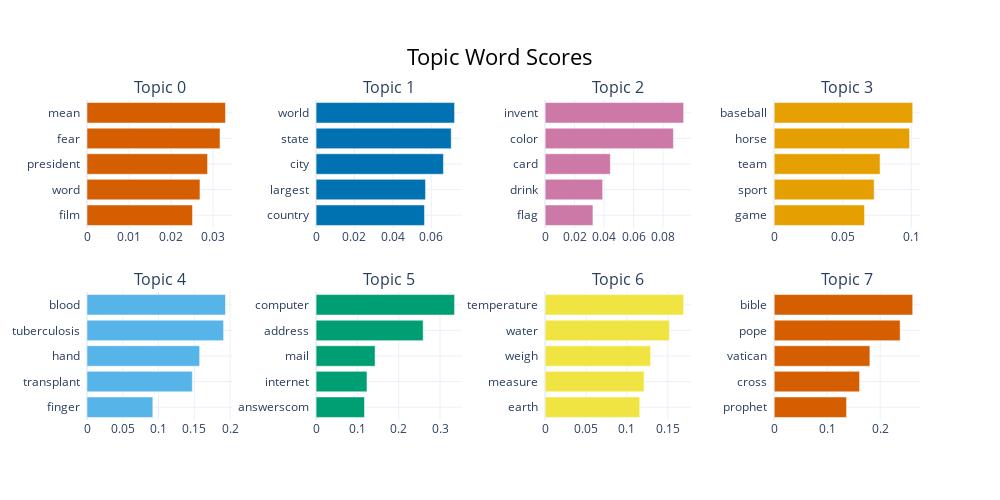

The code cell stored with this chart in its notebook:
### Code cell
ten_topic_model.visualize_barchart()

### Figure 1 — Plotly figure (JSON) as saved in the notebook; plotly's stock layout.template omitted (floating-point values rounded to 4 significant figures)
{"data": [{"marker": {"color": "#D55E00"}, "orientation": "h", "type": "bar", "x": [0.02511, 0.02688, 0.02869, 0.03165, 0.03296], "xaxis": "x", "y": ["film  ", "word  ", "president  ", "fear  ", "mean  "], "yaxis": "y"}, {"marker": {"color": "#0072B2"}, "orientation": "h", "type": "bar", "x": [0.05649, 0.05701, 0.06634, 0.07039, 0.07214], "xaxis": "x2", "y": ["country  ", "largest  ", "city  ", "state  ", "world  "], "yaxis": "y2"}, {"marker": {"color": "#CC79A7"}, "orientation": "h", "type": "bar", "x": [0.03243, 0.039, 0.04422, 0.08704, 0.09397], "xaxis": "x3", "y": ["flag  ", "drink  ", "card  ", "color  ", "invent  "], "yaxis": "y3"}, {"marker": {"color": "#E69F00"}, "orientation": "h", "type": "bar", "x": [0.06589, 0.07293, 0.07725, 0.09879, 0.1011], "xaxis": "x4", "y": ["game  ", "sport  ", "team  ", "horse  ", "baseball  "], "yaxis": "y4"}, {"marker": {"color": "#56B4E9"}, "orientation": "h", "type": "bar", "x": [0.09198, 0.1472, 0.1574, 0.1909, 0.1935], "xaxis": "x5", "y": ["finger  ", "transplant  ", "hand  ", "tuberculosis  ", "blood  "], "yaxis": "y5"}, {"marker": {"color": "#009E73"}, "orientation": "h", "type": "bar", "x": [0.1172, 0.1231, 0.1427, 0.2591, 0.3351], "xaxis": "x6", "y": ["answerscom  ", "internet  ", "mail  ", "address  ", "computer  "], "yaxis": "y6"}, {"marker": {"color": "#F0E442"}, "orientation": "h", "type": "bar", "x": [0.1157, 0.1209, 0.129, 0.152, 0.1693], "xaxis": "x7", "y": ["earth  ", "measure  ", "weigh  ", "water  ", "temperature  "], "yaxis": "y7"}, {"marker": {"color": "#D55E00"}, "orientation": "h", "type": "bar", "x": [0.1365, 0.1611, 0.1805, 0.2376, 0.2614], "xaxis": "x8", "y": ["prophet  ", "cross  ", "vatican  ", "pope  ", "bible  "], "yaxis": "y8"}], "layout": {"annotations": [{"font": {"size": 16}, "showarrow": false, "text": "Topic 0", "x": 0.0875, "xanchor": "center", "xref": "paper", "y": 1, "yanchor": "bottom", "yref": "paper"}, {"font": {"size": 16}, "showarrow": false, "text": "Topic 1", "x": 0.3625, "xanchor": "center", "xref": "paper", "y": 1, "yanchor": "bottom", "yref": "paper"}, {"font": {"size": 16}, "showarrow": false, "text": "Topic 2", "x": 0.6375, "xanchor": "center", "xref": "paper", "y": 1, "yanchor": "bottom", "yref": "paper"}, {"font": {"size": 16}, "showarrow": false, "text": "Topic 3", "x": 0.9125, "xanchor": "center", "xref": "paper", "y": 1, "yanchor": "bottom", "yref": "paper"}, {"font": {"size": 16}, "showarrow": false, "text": "Topic 4", "x": 0.0875, "xanchor": "center", "xref": "paper", "y": 0.4, "yanchor": "bottom", "yref": "paper"}, {"font": {"size": 16}, "showarrow": false, "text": "Topic 5", "x": 0.3625, "xanchor": "center", "xref": "paper", "y": 0.4, "yanchor": "bottom", "yref": "paper"}, {"font": {"size": 16}, "showarrow": false, "text": "Topic 6", "x": 0.6375, "xanchor": "center", "xref": "paper", "y": 0.4, "yanchor": "bottom", "yref": "paper"}, {"font": {"size": 16}, "showarrow": false, "text": "Topic 7", "x": 0.9125, "xanchor": "center", "xref": "paper", "y": 0.4, "yanchor": "bottom", "yref": "paper"}], "height": 500, "hoverlabel": {"bgcolor": "white", "font": {"family": "Rockwell", "size": 16}}, "showlegend": false, "title": {"font": {"color": "Black", "size": 22}, "text": "Topic Word Scores", "x": 0.5, "xanchor": "center", "yanchor": "top"}, "width": 1000, "xaxis": {"anchor": "y", "domain": [0, 0.175], "showgrid": true}, "xaxis2": {"anchor": "y2", "domain": [0.275, 0.45], "showgrid": true}, "xaxis3": {"anchor": "y3", "domain": [0.55, 0.725], "showgrid": true}, "xaxis4": {"anchor": "y4", "domain": [0.825, 1], "showgrid": true}, "xaxis5": {"anchor": "y5", "domain": [0, 0.175], "showgrid": true}, "xaxis6": {"anchor": "y6", "domain": [0.275, 0.45], "showgrid": true}, "xaxis7": {"anchor": "y7", "domain": [0.55, 0.725], "showgrid": true}, "xaxis8": {"anchor": "y8", "domain": [0.825, 1], "showgrid": true}, "yaxis": {"anchor": "x", "domain": [0.6, 1], "showgrid": true}, "yaxis2": {"anchor": "x2", "domain": [0.6, 1], "showgrid": true}, "yaxis3": {"anchor": "x3", "domain": [0.6, 1], "showgrid": true}, "yaxis4": {"anchor": "x4", "domain": [0.6, 1], "showgrid": true}, "yaxis5": {"anchor": "x5", "domain": [0, 0.4], "showgrid": true}, "yaxis6": {"anchor": "x6", "domain": [0, 0.4], "showgrid": true}, "yaxis7": {"anchor": "x7", "domain": [0, 0.4], "showgrid": true}, "yaxis8": {"anchor": "x8", "domain": [0, 0.4], "showgrid": true}}}
